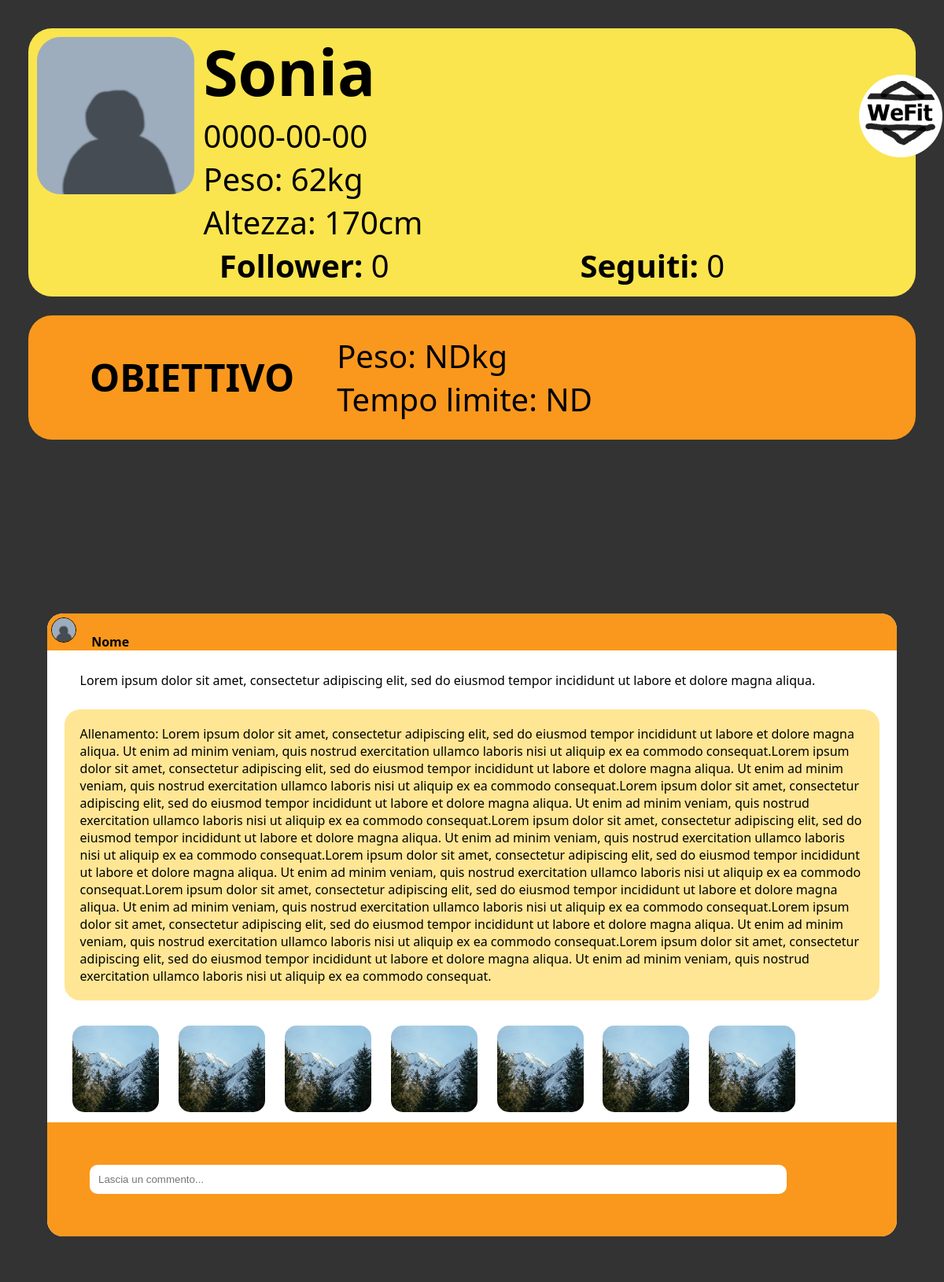
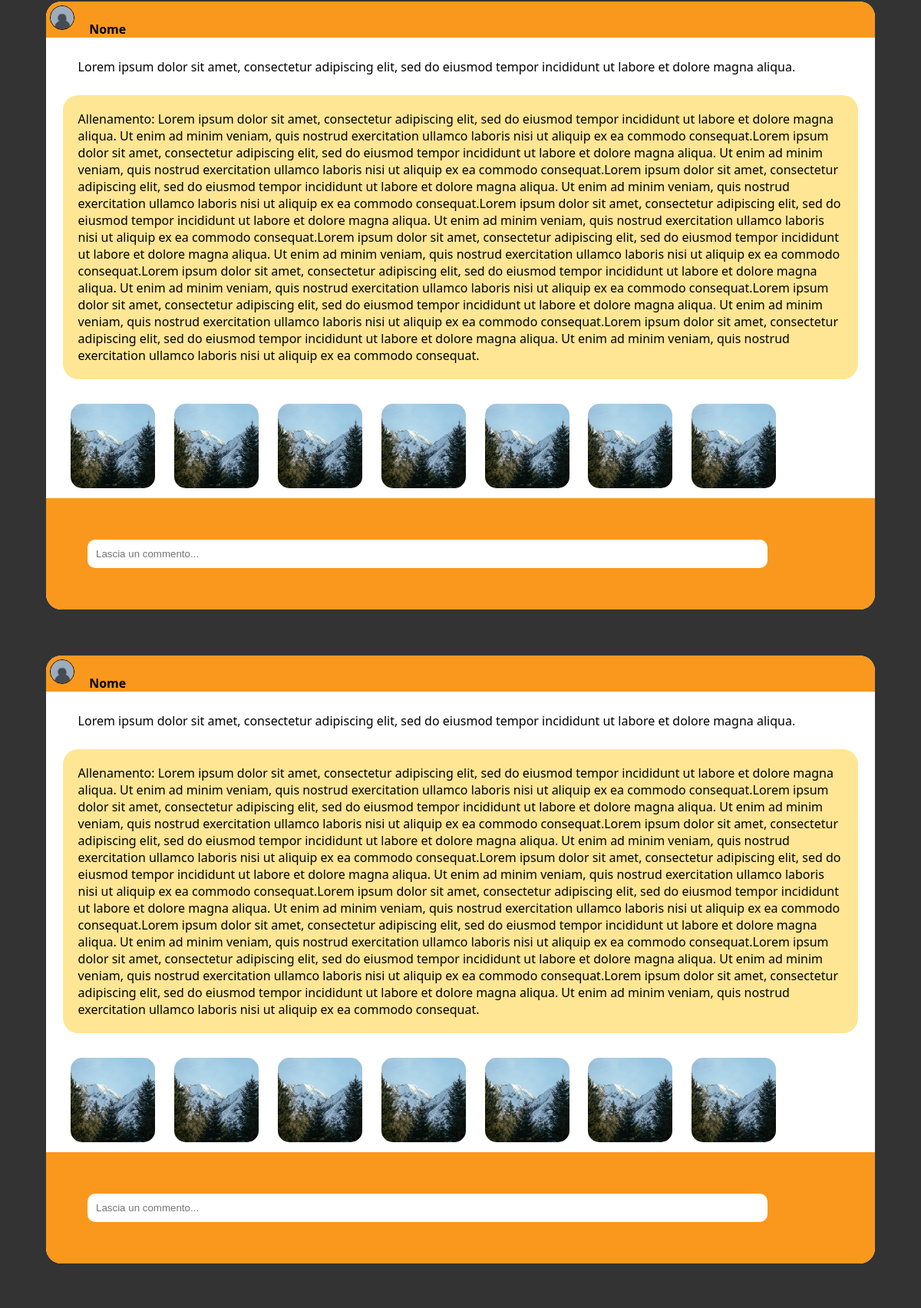
Screenshot of /profile-redirector.php (signed in, upper part) with the database file from the repository (2 pictures, top to bottom).
### tables this page shows
CREATE TABLE `users` (
  `Username` varchar(20) NOT NULL,
  `Email` varchar(40) NOT NULL,
  `Password` varchar(20) NOT NULL,
  `Birthday` date NOT NULL,
  `Height` float NOT NULL,
  `Weight` float NOT NULL,
  `Photo` varchar(100) NOT NULL,
  `WeightTarget` float DEFAULT NULL,
  `Time` time DEFAULT NULL
);

### profile-redirector.php (called while the page is built, shortened)
<?php
require_once 'bootstrap.php';
$templateParams["titolo"] = "WeFit - Personal Profile";
$templateParams["nome"] = "profile.php";
$templateParams["css"] = array("dark-background", "navbar", "post", "profile");
$templateParams["js"] = array("https://unpkg.com/axios/dist/axios.min.js","js/search.js");
$templateParams["profile"] = array("username" => $_SESSION["username"]);
$templateParams["profile"] = array_merge($templateParams["profile"], array("birthday" => $dbh->getUserInfo($_SESSION["username"])[0]["Birthday"]));
$templateParams["profile"] = array_merge($templateParams["profile"], array("weight" => $dbh->getUserInfo($_SESSION["username"])[0]["Weight"]));
$templateParams["profile"] = array_merge($templateParams["profile"], array("height" => $dbh->getUserInfo($_SESSION["username"])[0]["Height"]));
$templateParams["profile"] = array_merge($templateParams["profile"], array("numFollower" => count($dbh->isFollowing($_SESSION["username"], $_SESSION["searchResult"]))));
$templateParams["profile"] = array_merge($templateParams["profile"], array("numFollowed" => count($dbh->isFollowed($_SESSION["username"], $_SESSION["searchResult"]))));
$tmp = array("weightTarget" => $dbh->getUserInfo($_SESSION["username"])[0]["WeightTarget"]);
if ($tmp["weightTarget"] === null) {
    $templateParams["profile"] = array_merge($templateParams["profile"], array("weightTarget" => "ND"));
    $templateParams["profile"] = array_merge($templateParams["profile"], array("time" => "ND"));
} else {
    $templateParams["profile"] = array_merge($templateParams["profile"], $tmp);
    $templateParams["profile"] = array_merge($templateParams["profile"], array("time" => $dbh->getUserInfo($_SESSION["username"])[0]["Time"]));
}
$templateParams["profile"] = array_merge($templateParams["profile"], array("profilePic" => $dbh->getUserInfo($_SESSION["username"])[0]["Photo"]));
$isPersonalP = true;
require 'template/base.php';
?>

### db/database.php (called while the page is built, shortened)
<?php
    class DatabaseHelper{
        private $db;
        public function __construct($servername, $username, $password, $dbname){
            $this->db = new mysqli($servername, $username, $password, $dbname);
        }
		public function getUserInfo($username) {
			$query = "SELECT * FROM users WHERE Username = ?";
			$stmt = $this->db->prepare($query);
			$stmt->bind_param('s',$username);
			$stmt->execute();
			$result = $stmt->get_result();
			return $result->fetch_all(MYSQLI_ASSOC);
		}
		public function isFollowing($follower, $followed) {
			$query = "SELECT * FROM `followed` WHERE `User1`=? AND `User2`=?";
			$stmt = $this->db->prepare($query);
			$stmt->bind_param('ss', $follower, $followed);
			$stmt->execute();
			$result = $stmt->get_result();
			return $result->fetch_all(MYSQLI_ASSOC);
		}
		public function isFollowed($follower, $followed) {
			$query = "SELECT * FROM `followers` WHERE `User1`=? AND `User2`=?";
			$stmt = $this->db->prepare($query);
			$stmt->bind_param('ss', $follower, $followed);
			$stmt->execute();
			$result = $stmt->get_result();
			return $result->fetch_all(MYSQLI_ASSOC);
		}
    }
?>

### bootstrap.php (called while the page is built, shortened)
<?php
require_once("db/database.php");
$dbh = new DatabaseHelper("localhost", "root", "", "wefitdb", 3306);
?>

### template/profile.php (the view, shortened to what this page needs)
<div id="badgeContainer">
	<header id="badge">
		<img src="./upload/<?php echo $templateParams["profile"]["profilePic"]?>" alt="profile picture"/>
		<div id="dati">
			<h1><?php echo $templateParams["profile"]["username"];?></h1>
			<p><?php echo $templateParams["profile"]["birthday"];?></p>
			<p>Peso: <?php echo $templateParams["profile"]["weight"];?>kg</p>
			<p>Altezza: <?php echo $templateParams["profile"]["height"];?>cm</p>
		</div>
		<?php if(isset($isPersonalP) && $isPersonalP == true): ?>
			<a href="settings-redirector.php"><img src="./upload/WeFitLogo.png" alt="impostazioni del profilo"></a>
		<?php elseif(isset($isPersonalP) && $isPersonalP == false && !$templateParams["profile"]["friend"]): ?>
			<a id="btnFollow" href="#" onclick="follow();">➕</a>
		<?php else: ?>
			<a id="btnFollow" href="#" onclick="unfollow();">✔</a>
		<?php endif; ?>
		<div id="link">
			<a href="#">Follower: <label><?php echo $templateParams["profile"]["numFollower"];?></label></a>
			<a href="#">Seguiti: <label><?php echo $templateParams["profile"]["numFollowed"];?></label></a>
		</div>
	</header>
	<section id="obiettivo">
		<h1>Obiettivo</h1>
		<p>Peso: <?php echo $templateParams["profile"]["weightTarget"];?>kg</p>
		<p>Tempo limite: <?php echo $templateParams["profile"]["time"];?></p>
	</section>
</div>
<div id="placeholder"></div>
<section class="post">
	<header>
		<div class="container">
			<img class="profile-pic" alt="Immagine di profilo" src="./upload/profile_pictures/WeFitPic.png">
			<div class="name">Nome</div>
		</div>
	</header>
	<section>
		<div class="comment">Lorem ipsum dolor sit amet, consectetur adipiscing elit, sed do eiusmod tempor incididunt ut labore et dolore magna aliqua.</div>
		<div class="training-plan">Allenamento: Lorem ipsum dolor sit amet, consectetur adipiscing elit, sed do eiusmod tempor incididunt ut labore et dolore magna aliqua. Ut enim ad minim veniam, quis nostrud exercitation ullamco laboris nisi ut aliquip ex ea commodo consequat.Lorem ipsum dolor sit amet, consectetur adipiscing elit, sed do eiusmod tempor incididunt ut labore et dolore magna aliqua. Ut enim ad minim veniam, quis nostrud exercitation ullamco laboris nisi ut aliquip ex ea commodo consequat.Lorem ipsum dolor sit amet, consectetur adipiscing elit, sed do eiusmod tempor incididunt ut labore et dolore magna aliqua. Ut enim ad minim veniam, quis nostrud exercitation ullamco laboris nisi ut aliquip ex ea commodo consequat.Lorem ipsum dolor sit amet, consectetur adipiscing elit, sed do eiusmod tempor incididunt ut labore et dolore magna aliqua. Ut enim ad minim veniam, quis nostrud exercitation ullamco laboris nisi ut aliquip ex ea commodo consequat.Lorem ipsum dolor sit amet, consectetur adipiscing elit, sed do eiusmod tempor incididunt ut labore et dolore magna aliqua. Ut enim ad minim veniam, quis nostrud exercitation ullamco laboris nisi ut aliquip ex ea commodo consequat.Lorem ipsum dolor sit amet, consectetur adipiscing elit, sed do eiusmod tempor incididunt ut labore et dolore magna aliqua. Ut enim ad minim veniam, quis nostrud exercitation ullamco laboris nisi ut aliquip ex ea commodo consequat.Lorem ipsum dolor sit amet, consectetur adipiscing elit, sed do eiusmod tempor incididunt ut labore et dolore magna aliqua. Ut enim ad minim veniam, quis nostrud exercitation ullamco laboris nisi ut aliquip ex ea commodo consequat.Lorem ipsum dolor sit amet, consectetur adipiscing elit, sed do eiusmod tempor incididunt ut labore et dolore magna aliqua. Ut enim ad minim veniam, quis nostrud exercitation ullamco laboris nisi ut aliquip ex ea commodo consequat.</div>
		<div class="photo-container">
			<img class="photo" alt="" src="./upload/WeFitImg.jpg">
			<img class="photo" alt="" src="./upload/WeFitImg.jpg">
			<img class="photo" alt="" src="./upload/WeFitImg.jpg">
			<img class="photo" alt="" src="./upload/WeFitImg.jpg">
			<img class="photo" alt="" src="./upload/WeFitImg.jpg">
			<img class="photo" alt="" src="./upload/WeFitImg.jpg">
			<img class="photo" alt="" src="./upload/WeFitImg.jpg">
		</div>
	</section>
	<footer>
		<input class="txt-comment" type="text" placeholder="Lascia un commento..."></input>
	</footer>
</section>
<section class="post">
	<header>
		<div class="container">
			<img class="profile-pic" alt="Immagine di profilo" src="./upload/profile_pictures/WeFitPic.png">
			<div class="name">Nome</div>
		</div>
	</header>
	<section>
		<div class="comment">Lorem ipsum dolor sit amet, consectetur adipiscing elit, sed do eiusmod tempor incididunt ut labore et dolore magna aliqua.</div>
		<div class="training-plan">Allenamento: Lorem ipsum dolor sit amet, consectetur adipiscing elit, sed do eiusmod tempor incididunt ut labore et dolore magna aliqua. Ut enim ad minim veniam, quis nostrud exercitation ullamco laboris nisi ut aliquip ex ea commodo consequat.Lorem ipsum dolor sit amet, consectetur adipiscing elit, sed do eiusmod tempor incididunt ut labore et dolore magna aliqua. Ut enim ad minim veniam, quis nostrud exercitation ullamco laboris nisi ut aliquip ex ea commodo consequat.Lorem ipsum dolor sit amet, consectetur adipiscing elit, sed do eiusmod tempor incididunt ut labore et dolore magna aliqua. Ut enim ad minim veniam, quis nostrud exercitation ullamco laboris nisi ut aliquip ex ea commodo consequat.Lorem ipsum dolor sit amet, consectetur adipiscing elit, sed do eiusmod tempor incididunt ut labore et dolore magna aliqua. Ut enim ad minim veniam, quis nostrud exercitation ullamco laboris nisi ut aliquip ex ea commodo consequat.Lorem ipsum dolor sit amet, consectetur adipiscing elit, sed do eiusmod tempor incididunt ut labore et dolore magna aliqua. Ut enim ad minim veniam, quis nostrud exercitation ullamco laboris nisi ut aliquip ex ea commodo consequat.Lorem ipsum dolor sit amet, consectetur adipiscing elit, sed do eiusmod tempor incididunt ut labore et dolore magna aliqua. Ut enim ad minim veniam, quis nostrud exercitation ullamco laboris nisi ut aliquip ex ea commodo consequat.Lorem ipsum dolor sit amet, consectetur adipiscing elit, sed do eiusmod tempor incididunt ut labore et dolore magna aliqua. Ut enim ad minim veniam, quis nostrud exercitation ullamco laboris nisi ut aliquip ex ea commodo consequat.Lorem ipsum dolor sit amet, consectetur adipiscing elit, sed do eiusmod tempor incididunt ut labore et dolore magna aliqua. Ut enim ad minim veniam, quis nostrud exercitation ullamco laboris nisi ut aliquip ex ea commodo consequat.</div>
		<div class="photo-container">
			<img class="photo" alt="" src="./upload/WeFitImg.jpg">
			<img class="photo" alt="" src="./upload/WeFitImg.jpg">
			<img class="photo" alt="" src="./upload/WeFitImg.jpg">
			<img class="photo" alt="" src="./upload/WeFitImg.jpg">
			<img class="photo" alt="" src="./upload/WeFitImg.jpg">
			<img class="photo" alt="" src="./upload/WeFitImg.jpg">
			<img class="photo" alt="" src="./upload/WeFitImg.jpg">
		</div>
	</section>
	<footer>
		<input class="txt-comment" type="text" placeholder="Lascia un commento..."></input>
	</footer>
</section>
<section class="post">
	<header>
		<div class="container">
			<img class="profile-pic" alt="Immagine di profilo" src="./upload/profile_pictures/WeFitPic.png">
			<div class="name">Nome</div>
		</div>
	</header>
	<section>
		<div class="comment">Lorem ipsum dolor sit amet, consectetur adipiscing elit, sed do eiusmod tempor incididunt ut labore et dolore magna aliqua.</div>
		<div class="training-plan">Allenamento: Lorem ipsum dolor sit amet, consectetur adipiscing elit, sed do eiusmod tempor incididunt ut labore et dolore magna aliqua. Ut enim ad minim veniam, quis nostrud exercitation ullamco laboris nisi ut aliquip ex ea commodo consequat.Lorem ipsum dolor sit amet, consectetur adipiscing elit, sed do eiusmod tempor incididunt ut labore et dolore magna aliqua. Ut enim ad minim veniam, quis nostrud exercitation ullamco laboris nisi ut aliquip ex ea commodo consequat.Lorem ipsum dolor sit amet, consectetur adipiscing elit, sed do eiusmod tempor incididunt ut labore et dolore magna aliqua. Ut enim ad minim veniam, quis nostrud exercitation ullamco laboris nisi ut aliquip ex ea commodo consequat.Lorem ipsum dolor sit amet, consectetur adipiscing elit, sed do eiusmod tempor incididunt ut labore et dolore magna aliqua. Ut enim ad minim veniam, quis nostrud exercitation ullamco laboris nisi ut aliquip ex ea commodo consequat.Lorem ipsum dolor sit amet, consectetur adipiscing elit, sed do eiusmod tempor incididunt ut labore et dolore magna aliqua. Ut enim ad minim veniam, quis nostrud exercitation ullamco laboris nisi ut aliquip ex ea commodo consequat.Lorem ipsum dolor sit amet, consectetur adipiscing elit, sed do eiusmod tempor incididunt ut labore et dolore magna aliqua. Ut enim ad minim veniam, quis nostrud exercitation ullamco laboris nisi ut aliquip ex ea commodo consequat.Lorem ipsum dolor sit amet, consectetur adipiscing elit, sed do eiusmod tempor incididunt ut labore et dolore magna aliqua. Ut enim ad minim veniam, quis nostrud exercitation ullamco laboris nisi ut aliquip ex ea commodo consequat.Lorem ipsum dolor sit amet, consectetur adipiscing elit, sed do eiusmod tempor incididunt ut labore et dolore magna aliqua. Ut enim ad minim veniam, quis nostrud exercitation ullamco laboris nisi ut aliquip ex ea commodo consequat.</div>
		<div class="photo-container">
			<img class="photo" alt="" src="./upload/WeFitImg.jpg">
			<img class="photo" alt="" src="./upload/WeFitImg.jpg">
			<img class="photo" alt="" src="./upload/WeFitImg.jpg">
			<img class="photo" alt="" src="./upload/WeFitImg.jpg">
			<img class="photo" alt="" src="./upload/WeFitImg.jpg">
			<img class="photo" alt="" src="./upload/WeFitImg.jpg">
			<img class="photo" alt="" src="./upload/WeFitImg.jpg">
		</div>
	</section>
	<footer>
		<input class="txt-comment" type="text" placeholder="Lascia un commento..."></input>
	</footer>
</section>

### template/base.php (shortened to what this page needs)
<!DOCTYPE html>
<html lang="it">
    <head>
        <?php
		if(isset($templateParams["css"])):
			foreach($templateParams["css"] as $style):
		?>
			<link rel="stylesheet" type="text/css" href="./css/<?php echo $style; ?>.css"/>
		<?php
			endforeach;
		endif;
		?>
    </head>
    <body>
        <main>
            <?php
                if(isset($templateParams["nome"])) {
                    require($templateParams["nome"]);
                }
            ?>
        </main>
    </body>
</html>

### css/dark-background.css (style rules this page uses)
* { margin: 0; padding: 0; border-radius: 20px; }
body { background-color: #333333; font-family: 'Segoe UI', Tahoma, Geneva, Verdana, sans-serif; }

### css/post.css (style rules this page uses)
.post { background-color: white; margin: 5%; border-radius: 20px; }
.post header { background-color: #fa981d; border-radius: 20px 20px 0px 0px; height: 10%; }
.profile-pic { height: 30px; margin: 5px; border-radius: 100px; border: 1px solid black; }
.name { font-weight: bold; display: inline; padding: 10px; }
.post section { height: 600px; overflow: auto; }
.comment { padding: 5px 20px; margin: 2%; }
.training-plan { background-color: #ffe694; margin: 2%; padding: 20px; border-radius: 20px; }
.photo-container { margin: 2%; }
.photo { height: 110px; border-radius: 15px; margin: 1%; }
.post footer { background-color: #fa981d; border-radius: 0px 0px 20px 20px; height: 10%; }
.txt-comment { margin: 5%; width: 80%; padding: 10px; border-radius: 10px; border: 1px solid transparent; }

### css/profile.css (style rules this page uses)
#badge > a { position: absolute; left: 90%; min-width: 20px; width: 8%; padding: 1%; }
#badge > a img { background-color: white; border-radius: 100px; padding: 5%; margin: 0; width: 100%; }
#badgeContainer { top: 0; background-color: #333333; position: fixed; }
#badge { background-color: #FAE54E; border-radius: 30px; padding-bottom: 1%; }
#badge img { margin: 1%; border-radius: 30px; float: left; }
#badge a { text-decoration: none; color: black; font-weight: bold; }
#badge a label { font-weight: normal; }
#dati { float: left; width: 65%; }
#link { display: block; clear: both; display: flex; align-items: center; justify-content: space-evenly; }
#obiettivo { background-color: #FA981D; border-radius: 30px; }
#obiettivo h1 { text-transform: uppercase; float: left; font-weight: bold; font-size: 300%; }
@media (orientation: portrait) { #badge > a { top: 15%; } }
@media (orientation: portrait) { #badgeContainer { width: 100%; height: 46vw; } }
@media (orientation: portrait) { #badge { font-size: 30pt; margin: 3% 3% 1%; } }
@media (orientation: portrait) { #badge img { width: 33%; max-width: 200px; } }
@media (orientation: portrait) { #placeholder { top: 0; width: 100%; height: 60vw; } }
@media (orientation: portrait) { #obiettivo { margin: 2% 3% 1%; padding: 2%; } }
@media (orientation: portrait) { #obiettivo h1 { padding: 2% 5%; } }
@media (orientation: portrait) { #obiettivo p { font-size: 30pt; } }

### rows the page displays
users: Photo (picture), Username "Sonia", Birthday "0000-00-00", Weight "62", Height "170"

### other values shown
$templateParams["profile"]["numFollower"] "0"
$templateParams["profile"]["numFollowed"] "0"
$templateParams["profile"]["weightTarget"] "ND"
$templateParams["profile"]["time"] "ND"
